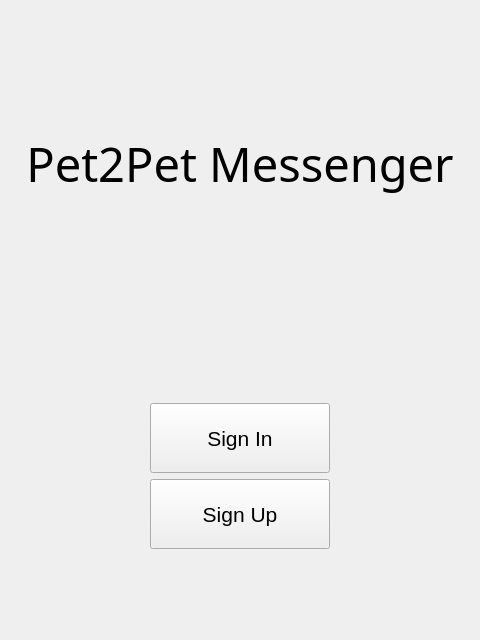
<?xml version="1.0" encoding="UTF-8"?>
<ui version="4.0">
 <class>InitScreenWidget</class>
 <widget class="QWidget" name="InitScreenWidget">
  <property name="geometry">
   <rect>
    <x>0</x>
    <y>0</y>
    <width>480</width>
    <height>640</height>
   </rect>
  </property>
  <property name="windowTitle">
   <string>Form</string>
  </property>
  <layout class="QVBoxLayout" name="verticalLayout">
   <item>
    <spacer name="verticalSpacer">
     <property name="orientation">
      <enum>Qt::Vertical</enum>
     </property>
     <property name="sizeType">
      <enum>QSizePolicy::Minimum</enum>
     </property>
     <property name="sizeHint" stdset="0">
      <size>
       <width>20</width>
       <height>120</height>
      </size>
     </property>
    </spacer>
   </item>
   <item>
    <widget class="QLabel" name="label">
     <property name="font">
      <font>
       <family>MS PMincho</family>
       <pointsize>35</pointsize>
      </font>
     </property>
     <property name="text">
      <string>Pet2Pet Messenger</string>
     </property>
     <property name="scaledContents">
      <bool>false</bool>
     </property>
     <property name="alignment">
      <set>Qt::AlignCenter</set>
     </property>
    </widget>
   </item>
   <item>
    <spacer name="verticalSpacer_2">
     <property name="orientation">
      <enum>Qt::Vertical</enum>
     </property>
     <property name="sizeHint" stdset="0">
      <size>
       <width>20</width>
       <height>192</height>
      </size>
     </property>
    </spacer>
   </item>
   <item>
    <layout class="QHBoxLayout" name="horizontalLayout">
     <item>
      <spacer name="horizontalSpacer">
       <property name="orientation">
        <enum>Qt::Horizontal</enum>
       </property>
       <property name="sizeHint" stdset="0">
        <size>
         <width>40</width>
         <height>20</height>
        </size>
       </property>
      </spacer>
     </item>
     <item>
      <widget class="QPushButton" name="LoginButton">
       <property name="minimumSize">
        <size>
         <width>180</width>
         <height>70</height>
        </size>
       </property>
       <property name="font">
        <font>
         <pointsize>16</pointsize>
        </font>
       </property>
       <property name="text">
        <string>Sign In</string>
       </property>
      </widget>
     </item>
     <item>
      <spacer name="horizontalSpacer_2">
       <property name="orientation">
        <enum>Qt::Horizontal</enum>
       </property>
       <property name="sizeHint" stdset="0">
        <size>
         <width>40</width>
         <height>20</height>
        </size>
       </property>
      </spacer>
     </item>
    </layout>
   </item>
   <item>
    <layout class="QHBoxLayout" name="horizontalLayout_2">
     <item>
      <spacer name="horizontalSpacer_4">
       <property name="orientation">
        <enum>Qt::Horizontal</enum>
       </property>
       <property name="sizeHint" stdset="0">
        <size>
         <width>40</width>
         <height>20</height>
        </size>
       </property>
      </spacer>
     </item>
     <item>
      <widget class="QPushButton" name="RegistrationButton">
       <property name="minimumSize">
        <size>
         <width>180</width>
         <height>70</height>
        </size>
       </property>
       <property name="font">
        <font>
         <pointsize>16</pointsize>
        </font>
       </property>
       <property name="text">
        <string>Sign Up</string>
       </property>
      </widget>
     </item>
     <item>
      <spacer name="horizontalSpacer_3">
       <property name="orientation">
        <enum>Qt::Horizontal</enum>
       </property>
       <property name="sizeHint" stdset="0">
        <size>
         <width>40</width>
         <height>20</height>
        </size>
       </property>
      </spacer>
     </item>
    </layout>
   </item>
   <item>
    <spacer name="verticalSpacer_3">
     <property name="orientation">
      <enum>Qt::Vertical</enum>
     </property>
     <property name="sizeType">
      <enum>QSizePolicy::Minimum</enum>
     </property>
     <property name="sizeHint" stdset="0">
      <size>
       <width>20</width>
       <height>80</height>
      </size>
     </property>
    </spacer>
   </item>
  </layout>
 </widget>
 <resources/>
 <connections/>
</ui>
